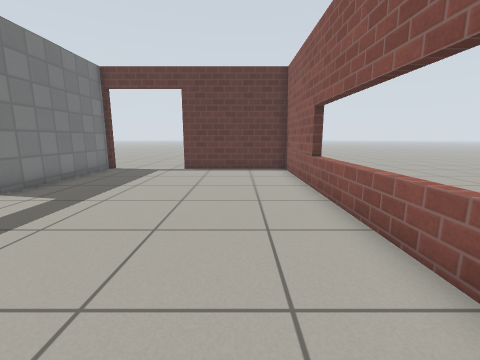
view 1 (above)

12 first-person views from a walk through a Gazebo world. The camera is 0.8 m above the floor, tilts 10° down and sees 90° across. The floor is counted in squares, 0.5 m on a side. Each view is taken from the middle of a square. On the plan, view 1 faces up. The plan holds only what a view shows up to about 13 squares ahead; the rest is blank. Robots are left out. Simple patterns stand in for the simulator's built-in surfaces.

view 2
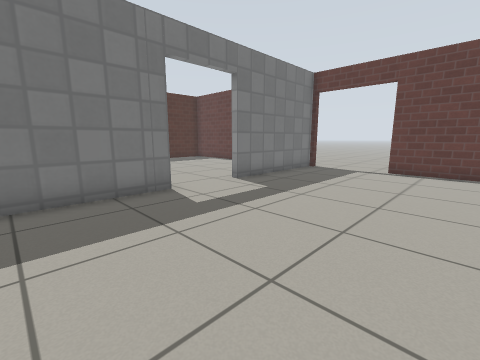

view 3
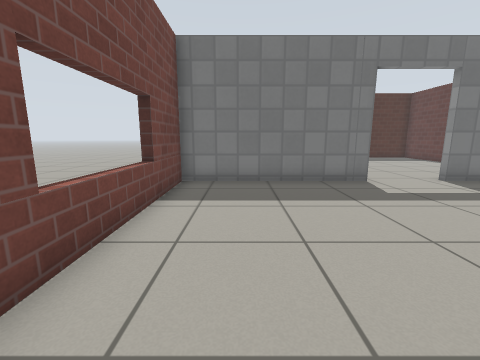

view 4
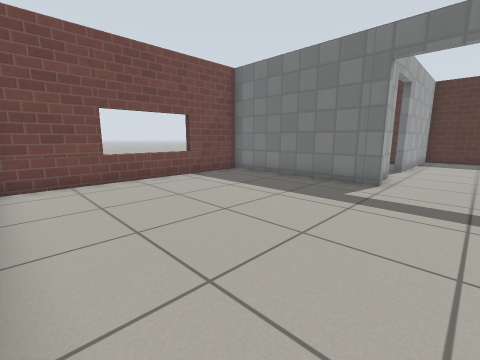

view 5
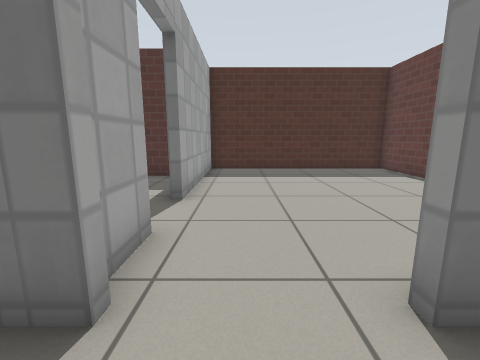

view 6
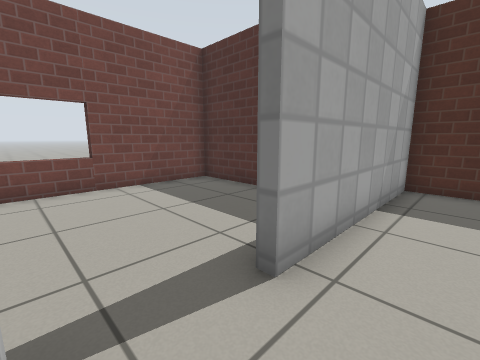

view 7
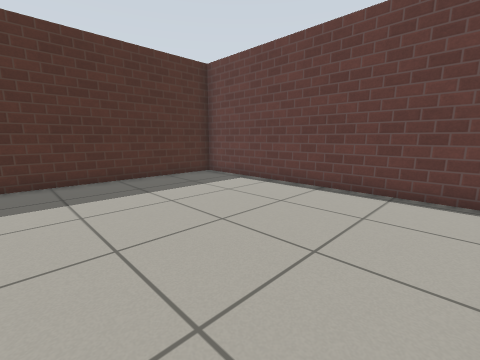

view 8
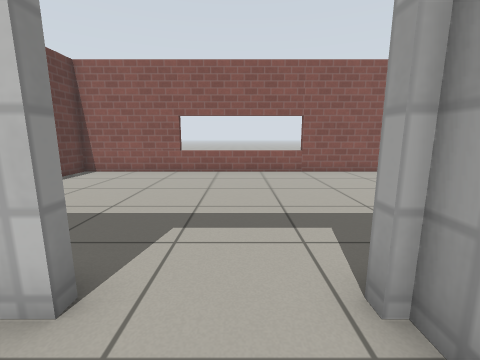

view 9
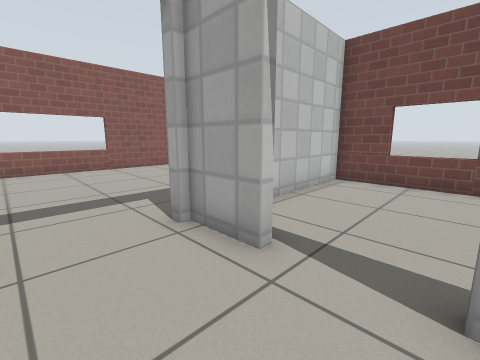

view 10
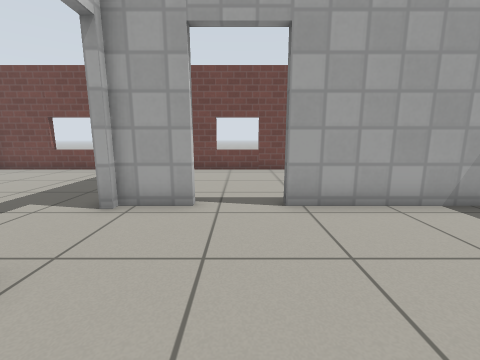

view 11
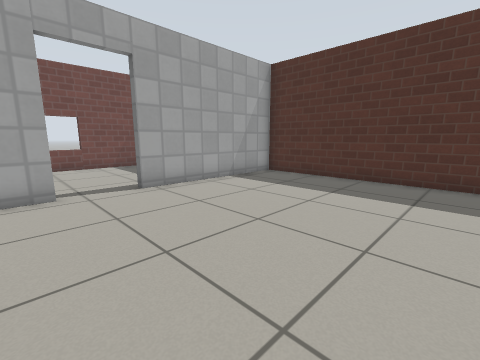

view 12
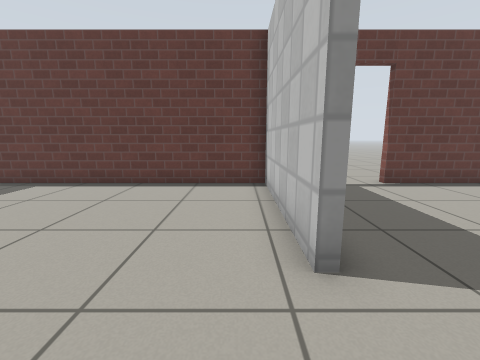

### Floor plan
Points are (right, up) in squares from view 1. A wall is a line through its corners. A room is listed if a view was taken in it or the views show most of it. See-through windows are left out.
Room 1 (views 1, 2, 3, 4, 5)
walls: (-6.8, 3.8) (-6.8, -3.2) (2.3, -3.2); (2.3, 2.1) (2.8, 2.1); (2.8, 7.8) (2.3, 7.8); (2.3, -1.6) (2.3, 12.4) (-2.9, 12.4); (-6.8, 12.5) (-6.8, 6.6)
ways out: open door at (-7, 5) to room 2; open door at (-4.7, 12.6)
Room 2 (views 6, 7, 8, 9, 10, 11, 12)
walls: (-9, 3.5) (-7, 3.5); (-7.1, 6.6) (-7.1, 12.4) (-17.6, 12.4) (-17.6, 3.5) (-11.1, 3.5)
ways out: open door at (-7, 5) to room 1; open door at (-10, 3) to room 3
Room 3 (no view inside)
walls: (-15.1, 2.1) (-15.1, -3.2) (-7.1, -3.2) (-7.1, 0.9)
ways out: open door at (-10, 3) to room 2

Positions as (right, up) in squares from view 1, and headings:
1: (0, 0), facing up
2: (0, 0), facing up-left
3: (2, -1), facing left
4: (2, 6), facing down-left
5: (-5, 5), facing left
6: (-9, 5), facing down-left
7: (-8, 5), facing up-left
8: (-9, 5), facing right
9: (-11, 6), facing down-right
10: (-10, 9), facing down
11: (-8, 11), facing down-left
12: (-8, 4), facing up
